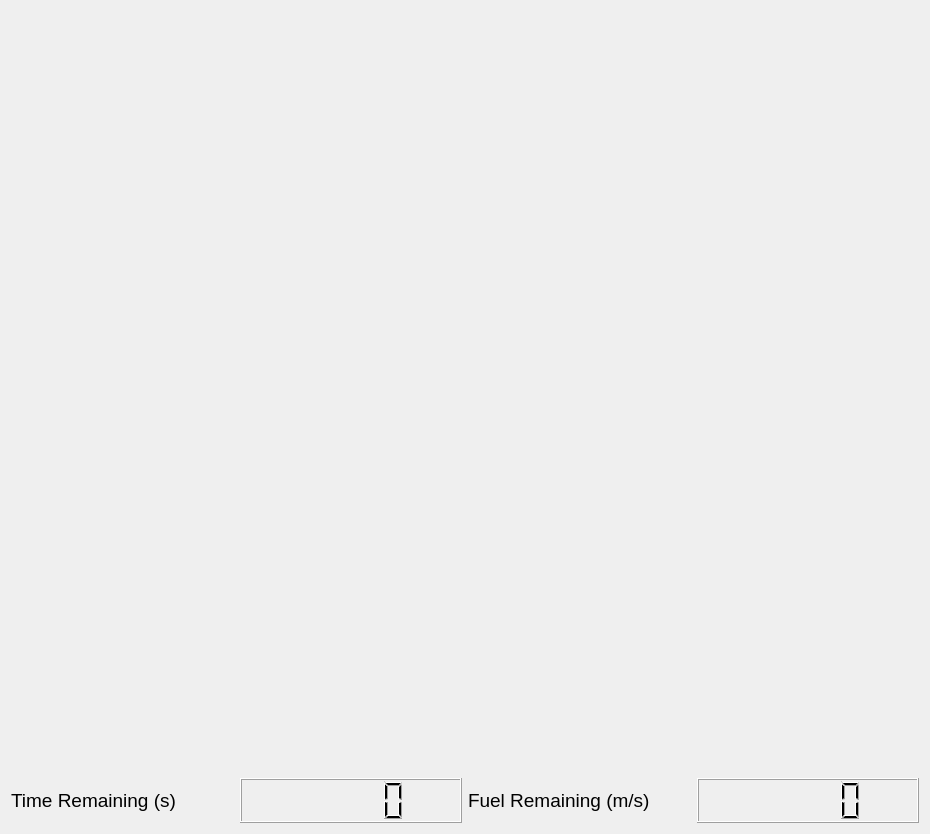
<?xml version="1.0" encoding="UTF-8"?>
<ui version="4.0">
 <class>Dialog</class>
 <widget class="QDialog" name="Dialog">
  <property name="geometry">
   <rect>
    <x>0</x>
    <y>0</y>
    <width>930</width>
    <height>834</height>
   </rect>
  </property>
  <property name="font">
   <font>
    <pointsize>14</pointsize>
   </font>
  </property>
  <property name="windowTitle">
   <string>Manual Rendezvous Demo</string>
  </property>
  <layout class="QGridLayout" name="gridLayout">
   <item row="0" column="0">
    <widget class="QSplitter" name="splitter">
     <property name="orientation">
      <enum>Qt::Horizontal</enum>
     </property>
     <widget class="PlotWidget" name="rel_state_plot" native="true"/>
    </widget>
   </item>
   <item row="1" column="0">
    <layout class="QHBoxLayout" name="horizontalLayout">
     <item>
      <widget class="QLabel" name="label">
       <property name="maximumSize">
        <size>
         <width>16777215</width>
         <height>45</height>
        </size>
       </property>
       <property name="text">
        <string>Time Remaining (s)</string>
       </property>
      </widget>
     </item>
     <item>
      <widget class="QLCDNumber" name="time_lcd">
       <property name="maximumSize">
        <size>
         <width>16777215</width>
         <height>45</height>
        </size>
       </property>
      </widget>
     </item>
     <item>
      <widget class="QLabel" name="label_2">
       <property name="maximumSize">
        <size>
         <width>16777215</width>
         <height>45</height>
        </size>
       </property>
       <property name="text">
        <string>Fuel Remaining (m/s)</string>
       </property>
      </widget>
     </item>
     <item>
      <widget class="QLCDNumber" name="fuel_lcd">
       <property name="maximumSize">
        <size>
         <width>16777215</width>
         <height>45</height>
        </size>
       </property>
      </widget>
     </item>
    </layout>
   </item>
  </layout>
 </widget>
 <customwidgets>
  <customwidget>
   <class>PlotWidget</class>
   <extends>QWidget</extends>
   <header>pyqtgraph</header>
   <container>1</container>
  </customwidget>
 </customwidgets>
 <resources/>
 <connections/>
</ui>
